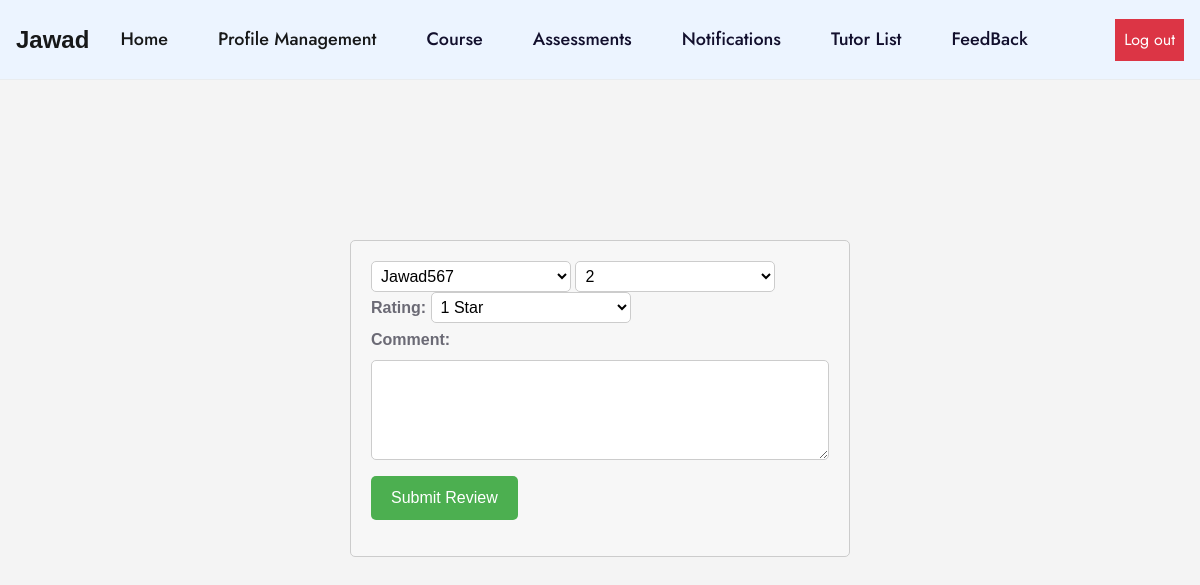
The page /student/feedback.php (signed in) on the database as committed earlier.
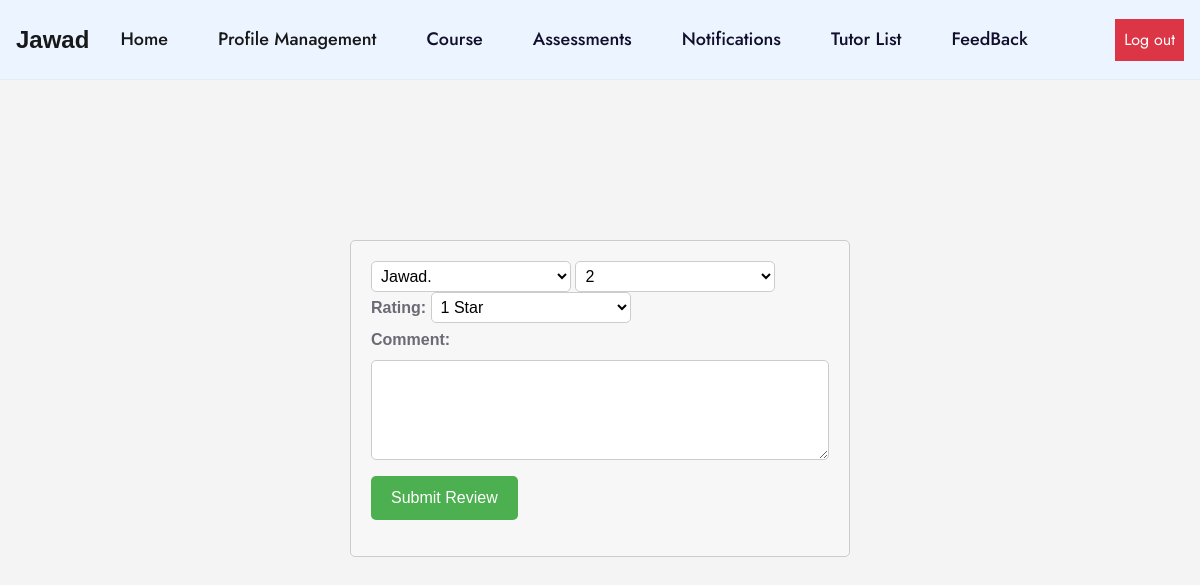
The same page on the database as committed later.
### tables this page shows
CREATE TABLE `users` (
  `id` int(255) NOT NULL,
  `fname` varchar(255) NOT NULL,
  `lname` varchar(255) NOT NULL,
  `phone` int(255) NOT NULL,
  `email` varchar(255) NOT NULL,
  `user_type` varchar(255) NOT NULL,
  `password` varchar(255) NOT NULL,
  `verification_code` varchar(255) DEFAULT NULL,
  `create_date` datetime NOT NULL
);

### student/feedback.php (the view, shortened to what this page needs)
<html>
    <head>
    </head>
<?php
include ('header.php');
?>
<?php
include ('../dbcon.php');
?>
<?php
$sql = "SELECT user_type,fname,id FROM users";
$result = mysqli_query($con, $sql);
$optionsname = '';
$optionsid = '';
while ($row = mysqli_fetch_array($result)) {
  if ($row['user_type']=="Teacher") {
    $optionsname .= '<option value="'.$row['fname'].'">'.$row['fname'].'</option>';
    $optionsid .= '<option value="'.$row['id'].'">'.$row['id'].'</option>';
  }
}
?>
<form method="post" action="">
<select name="tutor_name">
    <?php echo $optionsname; ?>
</select>
<select name="tutor_id">
<?php echo $optionsid;?>
</select>
  <label for="rating">Rating:</label>
  <select name="rating">
    <option value="1">1 Star</option>
  </select>
  <br>
  <label for="comment">Comment:</label>
  <textarea name="comment"></textarea>
  <br>
  <input type="submit" value="Submit Review">
</form>
    </body>
</html>

Rows that differ between the two databases and show on the page:
changed users id 2: tutor_name "Jawad567" → "Jawad."
